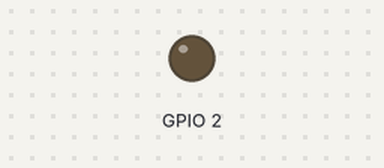
A sketch run on a simulated ESP32. Parts: output pins drawn as LEDs (lit = HIGH). WiFi joins after 1.5 s; servers stay silent unless stated.

Above: at 4.7 s.
At 7.26 s:
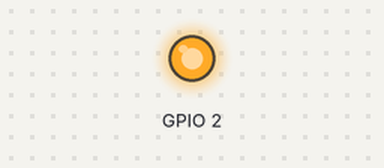
Timing chart, 0 to 7.6 s (numbered marks = the images above):
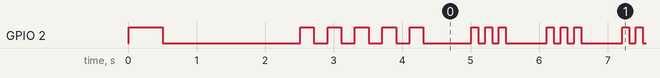

The sketch:

firmware_server.ino
```cpp
/*
 *  firmware_server.ino
 *
 *  Firmware flashed onto an ESP32 for communication between
 *  UART on STM and a PC
 */

#include <WiFi.h>
#include <Esp.h>

const char* ssid     = "ENEE408A Drone Team";
const char* password = "dr0n3sAr3R3@llyC00l!";
//const char* ssid     = "ENEE408A ESP32 AP";
//const char* password = "ESP32dr0n3sAr3R3@llyC00l!";
//const char* host = "192.168.1.4";
//byte flushSeq[4] = {0x34, 0x30, 0x38, 0x41}; // 408A
WiFiServer wifiServer(40810);

//WiFiClient client;
//const int connPort = 40812;
//String relayStr;

// Set your Static IP address
IPAddress local_IP(192, 168, 1, 3);
// Set your Gateway IP address
IPAddress gateway(192, 168, 1, 1);

IPAddress subnet(255, 255, 255, 0);
IPAddress primaryDNS(8, 8, 8, 8);   //optional
IPAddress secondaryDNS(8, 8, 4, 4); //optional

void flashBlue(int ms, int num) {
    for (int i=0; i < num; i++) {
        digitalWrite(2,HIGH);
        delay(ms);
        digitalWrite(2,LOW);
        delay(ms);
    }
}

void setup() {
    pinMode(2,OUTPUT);
    //Serial.begin(74880);
    Serial.begin(115200);
    delay(10);

    flashBlue(500, 1);

    //WiFi.softAP(ssid, password);
    //IPAddress IP = WiFi.softAPIP();

    // We start by connecting to a WiFi network
    //Serial.print("\nConnecting to ");
    //Serial.println(ssid);

    WiFi.begin(ssid, password);
    while (WiFi.status() != WL_CONNECTED) {
        delay(500);
        //Serial.print(".");
    }

    //Serial.println("");
    //Serial.print("\nWiFi connected. IP address: ");
    //Serial.println(WiFi.localIP());

    wifiServer.begin();
    flashBlue(200, 5);
}

void loop() {
    delay(500);
    flashBlue(100, 3);
    //delay(50);
    //Serial.print("connecting to ");
    //Serial.println(host);

    WiFiClient client = wifiServer.available();
    if (client) {
      digitalWrite(2,HIGH);
      while (client.connected()) {
          // Reading from UART, sending to TCP 40810
          if (Serial.available() > 0) {
              char c = Serial.read();
              client.write(c);
              //Serial.print("(STM -> Unity)");
              //Serial.println((byte) c);
          }

          //Serial.println("Server ----> ARDUINO");
          // Reading from TCP 40810, sending to UART
          if (client.available() > 0) {
              char c = client.read();
              Serial.write(c);
              //Serial.print("(Unity -> STM)");
              //Serial.println((byte) c);
          }
      }

      client.stop();
      digitalWrite(2,LOW);
      //Serial.println("Client disconnected");
  }


//    // Use WiFiClient class to create TCP connections
//    if (!client.connect(host, connPort)) {
//        Serial.println("connection failed");
//        digitalWrite(2,LOW);
//    } else {
//        Serial.println("connection established");
//        digitalWrite(2,HIGH);
//        // Keep a connection until it goes stale
//        while(keepCommunicating());
//        Serial.println("loop end");
//    }
}

//int keepCommunicating() {
//    //Serial.println("ARDUINO ----> Server");
//
//    // Reading from UART, sending to TCP 40810
//    if (Serial.available() > 0) {
//      char c = Serial.read();
//      client.write(c);
//    }
//
//    //Serial.println("Server ----> ARDUINO");
//    // Reading from TCP 40810, sending to UART
//    if (client.available() > 0) {
//      char c = client.read();
//      Serial.write(c);
//    }
//
//    // TIMEOUT LOOP (10 second timeout)
//    unsigned long timeout = millis();
//    while (!client.connected()) {
//        if (millis() - timeout > 500) {
//            Serial.println(">>> Client Timeout !");
//            client.stop();
//            //ESP.restart();
//            return 0;
//        }
//    }
//    return 1;
//}
```

Measured:
- by itself, GPIO 2: moves between LOW and HIGH, repeating every 18.7 s
